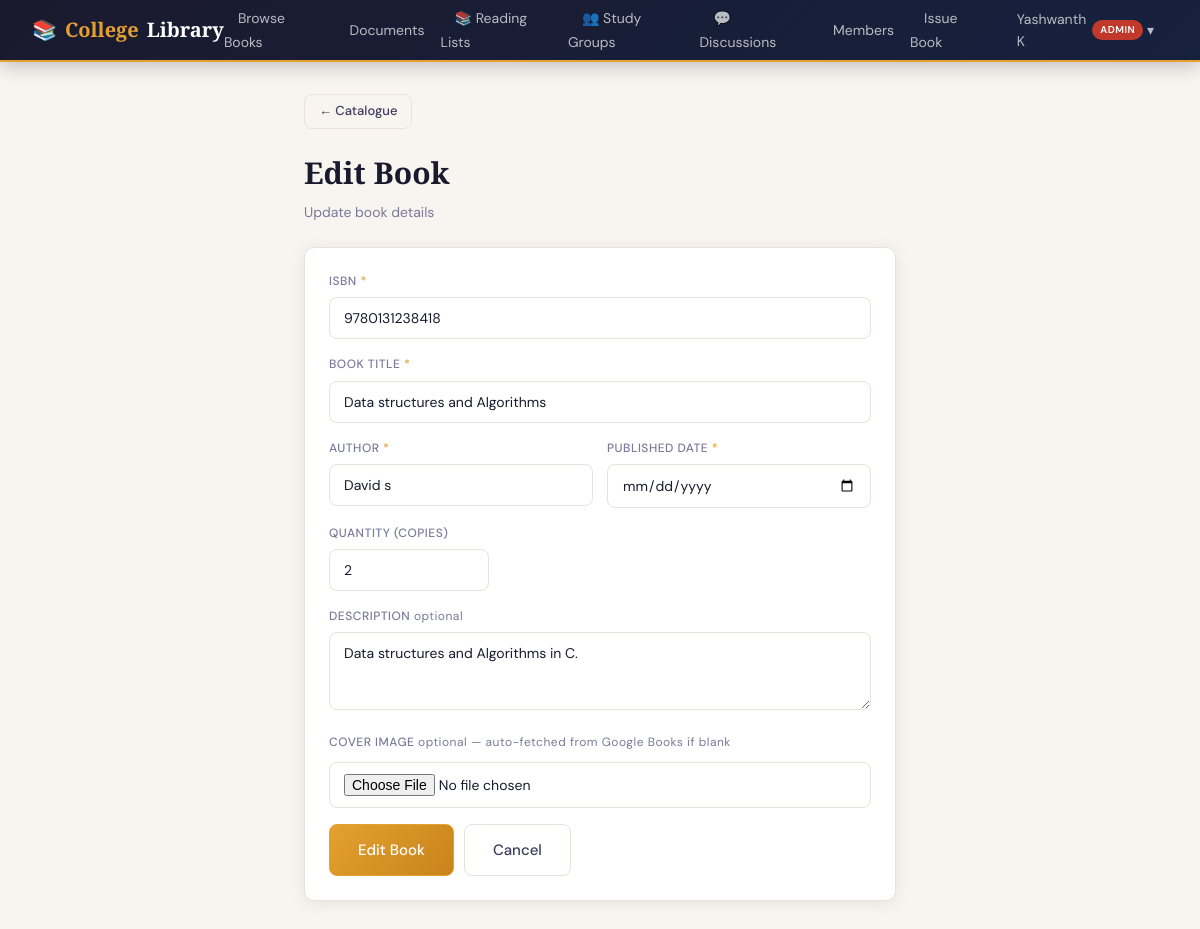
The page /books/3/edit/ (signed in) on the database its author committed.
### accounts/models.py (models this page shows, shortened)
class CustomUser(AbstractUser):
    class Role(models.TextChoices):
        ADMIN = 'ADMIN', 'Admin'
        LIBRARIAN = 'LIBRARIAN', 'Librarian'
        TEACHER = 'TEACHER', 'Teacher'
        STUDENT = 'STUDENT', 'Student'
    role = models.CharField(
        max_length=20,
        choices=Role.choices,
        default=Role.STUDENT,
    )
    phone_number = models.CharField(max_length=15, blank=True)
    department = models.CharField(max_length=100, blank=True)   # e.g. "Computer Science"
    student_id = models.CharField(max_length=20, blank=True, unique=True, null=True)
    profile_picture = models.ImageField(upload_to='profiles/', blank=True, null=True)
    is_approved = models.BooleanField(default=False)            # Admin must approve new members
    date_of_joining = models.DateField(auto_now_add=True)
    @property
    def can_manage_books(self):
        return self.role in (self.Role.ADMIN, self.Role.LIBRARIAN)

### books/models.py (models this page shows, shortened)
class Book(models.Model):
    title          = models.CharField(max_length=200, db_index=True)
    author         = models.CharField(max_length=200, db_index=True)
    isbn           = models.CharField(max_length=13, unique=True, db_index=True)
    published_date = models.DateField()
    quantity       = models.PositiveIntegerField(default=1)
    description    = models.TextField(blank=True)
    cover_image    = models.ImageField(upload_to='book_covers/', blank=True, null=True)
    cover_url      = models.URLField(blank=True)          # cached external URL fallback
    qr_code        = models.ImageField(upload_to='book_qrcodes/', blank=True, null=True)
    created_at     = models.DateTimeField(auto_now_add=True)
    updated_at     = models.DateTimeField(auto_now=True)
    added_by       = models.ForeignKey(
        settings.AUTH_USER_MODEL,
        on_delete=models.SET_NULL,
        null=True, blank=True,
        related_name='books_added',
    )
    class Meta:
        ordering = ['title']

### books/views.py (the view)
# urls.py: path('<int:pk>/edit/',          views.edit_book,    name='edit_book'),
@login_required
@approved_required
def edit_book(request, pk):
    require_staff(request)
    book = get_object_or_404(Book, pk=pk)
    if request.method == 'POST':
        form = BookForm(request.POST, request.FILES, instance=book)
        if form.is_valid():
            form.save()
            messages.success(request, f"'{book.title}' updated.")
            return redirect('books:book_list')
    else:
        form = BookForm(instance=book)
    return render(request, 'books/book_form.html', {'form': form, 'action': 'Edit', 'book': book})

### books/forms.py (shortened to what this page needs)
class BookForm(forms.ModelForm):
    class Meta:
        model = Book
        fields = ['title', 'author', 'isbn', 'published_date', 'quantity', 'description']
        widgets = {
            'published_date': forms.DateInput(attrs={'type': 'date'}),
            'description':    forms.Textarea(attrs={'rows': 3}),
        }

### books/views.py (called while the page is built)
def require_staff(request):
    if not request.user.can_manage_books:
        raise PermissionDenied

### books/templates/books/book_form.html (shortened to what this page needs)
{% extends 'base.html' %}
{% block content %}
<div class="page" style="max-width:640px;">
  <a href="{% url 'books:book_list' %}" class="btn btn-outline btn-sm" style="margin-bottom:20px;">← Catalogue</a>
  <div class="page-title">{{ action }} Book</div>
  <div class="page-sub">
    {% if action == 'Add' %}Fill in details manually or scan a barcode to auto-fill from Google Books{% else %}Update book details{% endif %}
  </div>
  <div class="card">
    <div class="card-body">
      <form method="post" enctype="multipart/form-data">
        <div class="form-group">
          <label>ISBN <span style="color:var(--gold);">*</span>
          </label>
          <div class="isbn-row">
            <input type="text" name="isbn" id="isbnInput" placeholder="e.g. 9780134685991" maxlength="13"
              value="{{ form.isbn.value|default:'' }}" autocomplete="off">
          </div>
        </div>
        <div class="form-group">
          <label>Book Title <span style="color:var(--gold);">*</span></label>
          <input type="text" name="title" id="titleInput" placeholder="e.g. Introduction to Algorithms"
            value="{{ form.title.value|default:'' }}">
        </div>
        <div class="form-grid-2">
          <div class="form-group">
            <label>Author <span style="color:var(--gold);">*</span></label>
            <input type="text" name="author" id="authorInput" placeholder="Author name"
              value="{{ form.author.value|default:'' }}">
          </div>
          <div class="form-group">
            <label>Published Date <span style="color:var(--gold);">*</span></label>
            <input type="date" name="published_date" id="pubDateInput"
              value="{{ form.published_date.value|default:'' }}">
          </div>
        </div>
        <div class="form-group">
          <label>Quantity (copies)</label>
          <input type="number" name="quantity" min="0" placeholder="1"
            value="{{ form.quantity.value|default:'1' }}" style="max-width:160px;">
        </div>
        <div class="form-group">
          <label>Description <span style="color:var(--ink3);font-weight:400;text-transform:none;">optional</span></label>
          <textarea name="description" id="descInput" rows="3"
            placeholder="Brief description…">{{ form.description.value|default:'' }}</textarea>
        </div>
        <div class="form-group">
          <label>Cover Image <span style="color:var(--ink3);font-weight:400;text-transform:none;">optional — auto-fetched from Google Books if blank</span></label>
          <div class="cover-preview-wrap">
            <input type="file" name="cover_image" id="coverUpload" accept="image/*"
              onchange="previewCover(this)">
          </div>
        </div>
        <div style="display:flex;gap:10px;margin-top:8px;">
          <button type="submit" class="btn btn-gold btn-lg">{{ action }} Book</button>
          <a href="{% url 'books:book_list' %}" class="btn btn-outline btn-lg">Cancel</a>
        </div>
      </form>
    </div>
  </div>
</div>
{% endblock %}

### templates/base.html (shortened to what this page needs)
<!DOCTYPE html>
<html lang="en">
<head>
</head>
<body>
{% if user.is_authenticated %}
<nav class="navbar">
  <a class="nav-brand" href="{% url 'accounts:dashboard' %}">📚 <span>College</span> Library</a>
  <ul class="nav-links">
    <li><a href="{% url 'books:book_list' %}">Browse Books</a></li>
    <li><a href="{% url 'books:document_list' %}">Documents</a></li>
    <li><a href="{% url 'social:reading_lists' %}">📚 Reading Lists</a></li>
    <li><a href="{% url 'social:study_rooms' %}">👥 Study Groups</a></li>
    <li><a href="{% url 'social:discussions' %}">💬 Discussions</a></li>
    {% if user.can_manage_books %}
      <li><a href="{% url 'accounts:manage_users' %}">Members</a></li>
      <li><a href="{% url 'accounts:issue_book' %}">Issue Book</a></li>
    {% else %}
      <li><a href="{% url 'accounts:my_borrows' %}">My Books</a></li>
    {% endif %}
    <li class="nav-dropdown">
      <a href="#" class="nav-dropdown-toggle">
        {{ user.get_full_name|default:user.username }}
        <span class="nav-role-badge role-{{ user.role|lower }}">{{ user.get_role_display }}</span>
        &nbsp;▾
      </a>
    </li>
  </ul>
</nav>
{% endif %}
{% block content %}{% endblock %}
</body>
</html>

### templates/base.html (style rules this page uses)
:root { --navy: #1a1a2e; --navy-mid: #16213e; --navy-deep: #0f3460; --gold: #e5a032; --gold-dk: #c8841a; --gold-lt: #fdf3e0; --gold-bd: #f0d79a; --cream: #f8f5f0; --paper: #f2ede6; --border: #e8e2d9; --ink: #1a1a2e; --ink2: #3d3d5c; --ink3: #7a7a9a; --white: #ffffff; --danger: #c0392b; --success: #1a7a4a; --warn: #b5832a; --info: #0d6e6e; --radius: 10px; --shadow: 0 2px 16px rgba(26,26,46,0.08); --shadow-lg: 0 8px 40px rgba(26,26,46,0.16); }
*, *::before, *::after { box-sizing: border-box; margin: 0; padding: 0; }
body { font-family: 'DM Sans', sans-serif; background: var(--cream); color: var(--ink); min-height: 100vh; font-size: 15px; line-height: 1.6; }
.navbar { background: linear-gradient(135deg, var(--navy) 0%, var(--navy-mid) 100%); padding: 0 32px; height: 62px; display: flex; align-items: center; justify-content: space-between; position: sticky; top: 0; z-index: 200; border-bottom: 2px solid var(--gold); box-shadow: 0 2px 20px rgba(26,26,46,0.3); }
.nav-brand { font-family: 'Playfair Display', serif; font-size: 20px; font-weight: 700; color: #fff; text-decoration: none; display: flex; align-items: center; gap: 8px; }
.nav-brand span { color: var(--gold); }
.nav-links { display: flex; align-items: center; gap: 2px; list-style: none; }
.nav-links a { color: rgba(255,255,255,0.7); text-decoration: none; font-size: 14px; font-weight: 400; padding: 7px 14px; border-radius: 8px; transition: all 0.2s; }
.nav-role-badge { font-size: 10px; font-weight: 600; padding: 2px 8px; border-radius: 20px; margin-left: 6px; text-transform: uppercase; letter-spacing: 0.5px; }
.role-admin { background: #c0392b; color: #fff; }
.nav-dropdown { position: relative; }
.nav-dropdown-toggle { cursor: pointer; display: flex; align-items: center; }
.page { padding: 32px 24px; max-width: 1160px; margin: 0 auto; }
.card { background: #fff; border: 1px solid var(--border); border-radius: var(--radius); box-shadow: var(--shadow); }
.card-body { padding: 24px; }
.btn { display: inline-flex; align-items: center; gap: 6px; padding: 9px 20px; border-radius: 8px; font-family: 'DM Sans', sans-serif; font-size: 14px; font-weight: 500; cursor: pointer; border: 1.5px solid transparent; text-decoration: none; transition: all 0.18s; white-space: nowrap; }
.btn-gold { background: linear-gradient(135deg, var(--gold), var(--gold-dk)); color: #fff; border-color: var(--gold); }
.btn-outline { background: transparent; color: var(--ink2); border-color: var(--border); }
.btn-sm { padding: 6px 14px; font-size: 13px; }
.btn-lg { padding: 13px 28px; font-size: 15px; }
.form-group { margin-bottom: 16px; }
label { display: block; font-size: 12px; font-weight: 500; color: var(--ink3); text-transform: uppercase; letter-spacing: 0.5px; margin-bottom: 6px; }
input, select, textarea { width: 100%; padding: 11px 14px; border: 1.5px solid var(--border); border-radius: 8px; background: #fff; font-family: 'DM Sans', sans-serif; font-size: 14px; color: var(--ink); transition: border-color 0.2s, box-shadow 0.2s; outline: none; }
input::placeholder { color: #c4bdb5; }
.form-grid-2 { display: grid; grid-template-columns: 1fr 1fr; gap: 14px; }
.page-title { font-family: 'Playfair Display', serif; font-size: 30px; font-weight: 700; color: var(--ink); margin-bottom: 4px; }
.page-sub { color: var(--ink3); font-size: 14px; margin-bottom: 24px; }

### books/templates/books/book_form.html (style rules this page uses)
.isbn-row { display:flex; gap:8px; align-items:flex-start; }
.isbn-row input { flex:1; }
.cover-preview-wrap { display:flex; gap:16px; align-items:flex-start; margin-top:10px; }

### rows shown on the page
CustomUser: get_full_name "Yashwanth K", role "ADMIN"
Book: isbn "9780131238418", title "Data structures and Algorithms", author "David s", description "Data structures and Algorithms in C."

### other values the page prints
{{ action }} "Edit"
